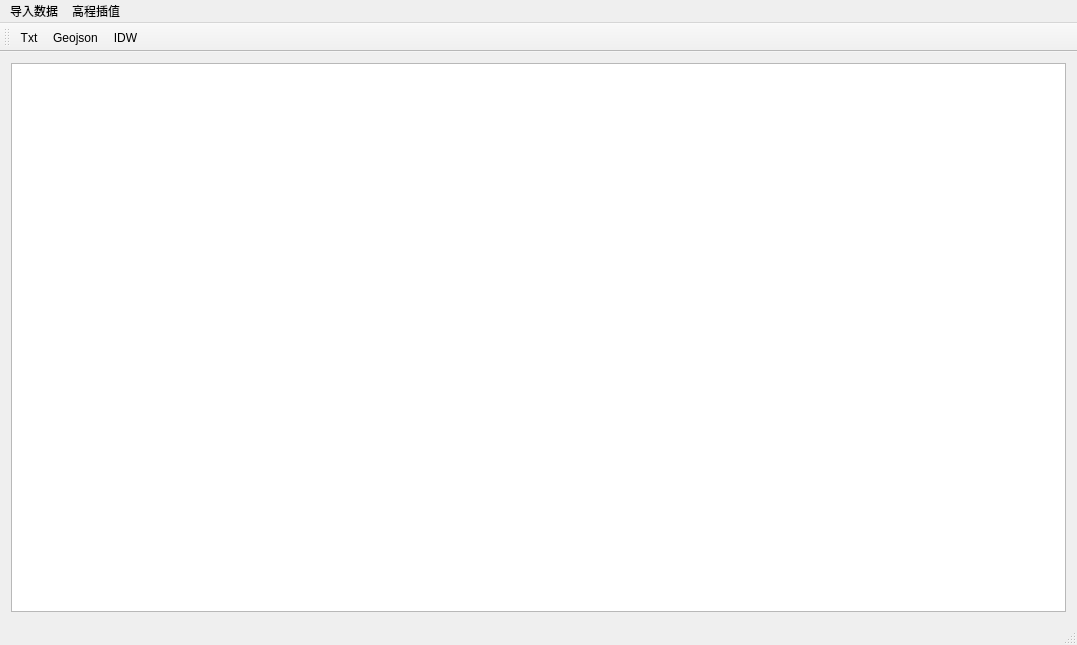
<?xml version="1.0" encoding="UTF-8"?>
<ui version="4.0">
 <class>Question_5Class</class>
 <widget class="QMainWindow" name="Question_5Class">
  <property name="geometry">
   <rect>
    <x>0</x>
    <y>0</y>
    <width>1077</width>
    <height>645</height>
   </rect>
  </property>
  <property name="windowTitle">
   <string>Question_5</string>
  </property>
  <widget class="QWidget" name="centralWidget">
   <layout class="QGridLayout" name="gridLayout">
    <item row="0" column="0">
     <widget class="QGraphicsView" name="graphicsView"/>
    </item>
   </layout>
  </widget>
  <widget class="QMenuBar" name="menuBar">
   <property name="geometry">
    <rect>
     <x>0</x>
     <y>0</y>
     <width>1077</width>
     <height>21</height>
    </rect>
   </property>
   <widget class="QMenu" name="menu">
    <property name="title">
     <string>导入数据</string>
    </property>
    <addaction name="actionTxt"/>
    <addaction name="actionGeojson"/>
   </widget>
   <widget class="QMenu" name="menu_2">
    <property name="title">
     <string>高程插值</string>
    </property>
    <addaction name="actionIDW"/>
   </widget>
   <addaction name="menu"/>
   <addaction name="menu_2"/>
  </widget>
  <widget class="QToolBar" name="mainToolBar">
   <attribute name="toolBarArea">
    <enum>TopToolBarArea</enum>
   </attribute>
   <attribute name="toolBarBreak">
    <bool>false</bool>
   </attribute>
   <addaction name="actionTxt"/>
   <addaction name="actionGeojson"/>
   <addaction name="actionIDW"/>
  </widget>
  <widget class="QStatusBar" name="statusBar"/>
  <action name="actionTxt">
   <property name="icon">
    <iconset resource="Question_5.qrc">
     <normaloff>:/Question_5/resource/TXT.png</normaloff>:/Question_5/resource/TXT.png</iconset>
   </property>
   <property name="text">
    <string>Txt</string>
   </property>
  </action>
  <action name="actionGeojson">
   <property name="icon">
    <iconset resource="Question_5.qrc">
     <normaloff>:/Question_5/resource/JSON.png</normaloff>:/Question_5/resource/JSON.png</iconset>
   </property>
   <property name="text">
    <string>Geojson</string>
   </property>
  </action>
  <action name="actionIDW">
   <property name="icon">
    <iconset resource="Question_5.qrc">
     <normaloff>:/Question_5/resource/midware1.png</normaloff>:/Question_5/resource/midware1.png</iconset>
   </property>
   <property name="text">
    <string>IDW</string>
   </property>
  </action>
 </widget>
 <layoutdefault spacing="6" margin="11"/>
 <resources>
  <include location="Question_5.qrc"/>
 </resources>
 <connections/>
</ui>
